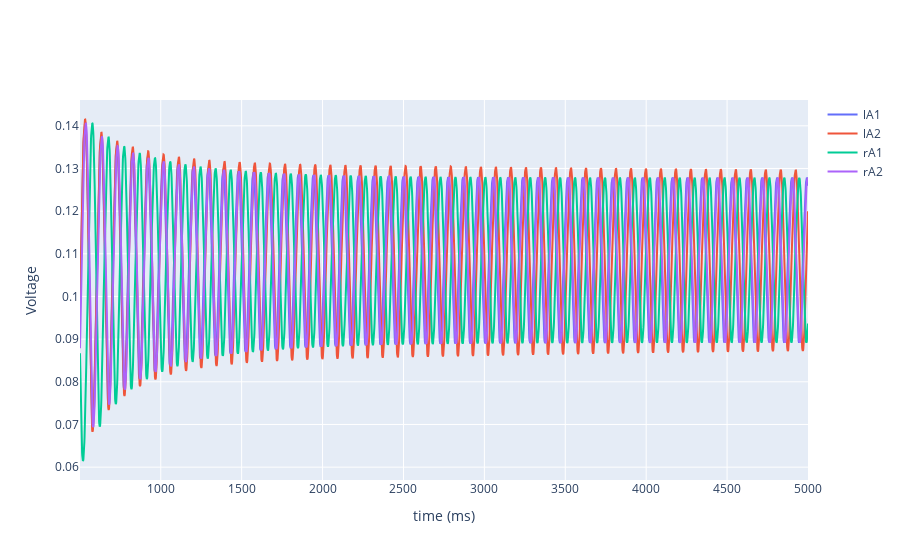
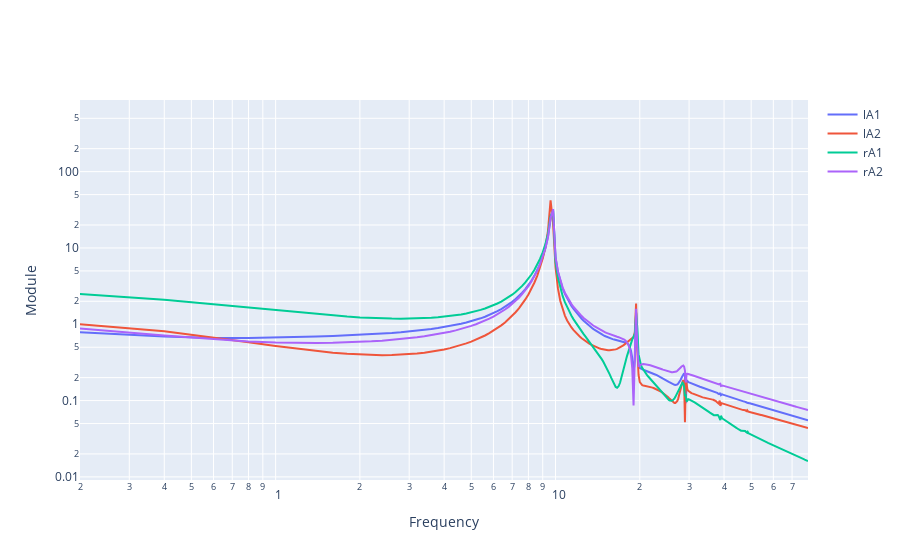

Notebook code for these charts, in order:
### Markdown cell above
#### Test the model

### Code cell
# Run simulation
sim = simulator.Simulator(model=m, connectivity=conn, coupling=coup,  integrator=integrator, monitors=mon)
sim.configure()
output = sim.run(simulation_length=simLength)
# Extract data cutting initial transient
raw_data = output[0][1][transient:, 0, :, 0].T
raw_time = output[0][0][transient:]
regionLabels = conn.region_labels
regionLabels=list(regionLabels)

# Check initial transient and cut data
timeseriesPlot(raw_data, raw_time, regionLabels, mode="inline")

# Fourier Analysis plot
FFTplot(raw_data, simLength, regionLabels,  mode="inline")

### Figure 1 — Plotly figure (JSON) as saved in the notebook; plotly's stock layout.template omitted (floating-point values rounded to 4 significant figures; data arrays with more than 128 entries replaced by an {"elided": "..."} marker saying what was removed)
{"data": [{"name": "lA1", "type": "scatter", "x": {"elided": "4500 int values"}, "y": {"elided": "4500 float values"}}, {"name": "lA2", "type": "scatter", "x": {"elided": "4500 int values"}, "y": {"elided": "4500 float values"}}, {"name": "rA1", "type": "scatter", "x": {"elided": "4500 int values"}, "y": {"elided": "4500 float values"}}, {"name": "rA2", "type": "scatter", "x": {"elided": "4500 int values"}, "y": {"elided": "4500 float values"}}], "layout": {"xaxis": {"title": {"text": "time (ms)"}}, "yaxis": {"title": {"text": "Voltage"}}}}

### Figure 2 — Plotly figure (JSON) as saved in the notebook; plotly's stock layout.template omitted (floating-point values rounded to 4 significant figures; data arrays with more than 128 entries replaced by an {"elided": "..."} marker saying what was removed)
{"data": [{"name": "lA1", "type": "scatter", "x": {"elided": "400 float values"}, "y": {"elided": "400 float values"}}, {"name": "lA2", "type": "scatter", "x": {"elided": "400 float values"}, "y": {"elided": "400 float values"}}, {"name": "rA1", "type": "scatter", "x": {"elided": "400 float values"}, "y": {"elided": "400 float values"}}, {"name": "rA2", "type": "scatter", "x": {"elided": "400 float values"}, "y": {"elided": "400 float values"}}], "layout": {"xaxis": {"title": {"text": "Frequency"}, "type": "log"}, "yaxis": {"title": {"text": "Module"}, "type": "log"}}}
